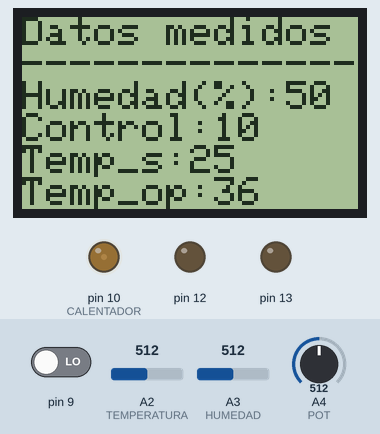
Recording of a sketch running on a simulated Arduino Uno, built with avr-gcc and run on an emulated ATmega328P. On the bench: 84×48 one-colour display, output pins drawn as LEDs (lit = HIGH). The inputs (shaded band) are chosen by the test bench; at power-on: A2 (TEMPERATURA) = 512, A4 (POT) = 512, pin 9 LOW, A3 (HUMEDAD) = 512.

Above: at 1.2 s.
1.3 s: A2 (TEMPERATURA) set to 532
At 2.6 s:
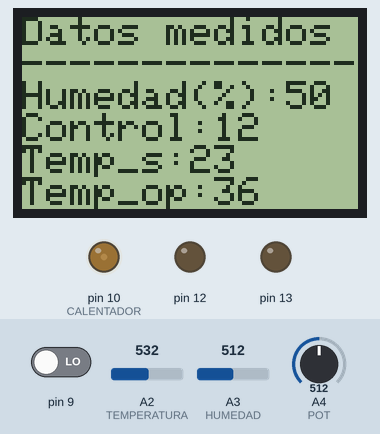
2.9 s: A4 (POT) set to 93
At 3.6 s:
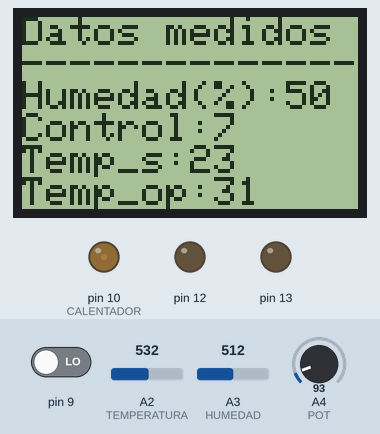
4.5 s: A4 (POT) set to 76
At 5.6 s:
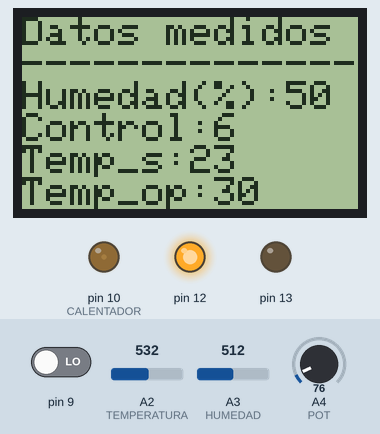
6.1 s: A2 (TEMPERATURA) set to 716
At 7.4 s:
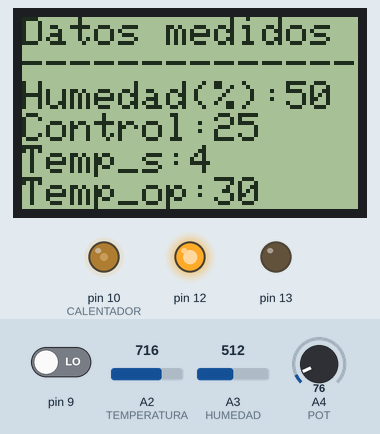
7.7 s: A4 (POT) set to 122
At 8.3 s:
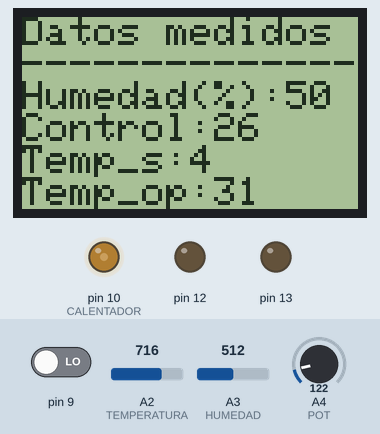
9.3 s: A2 (TEMPERATURA) set to 900
At 10.3 s:
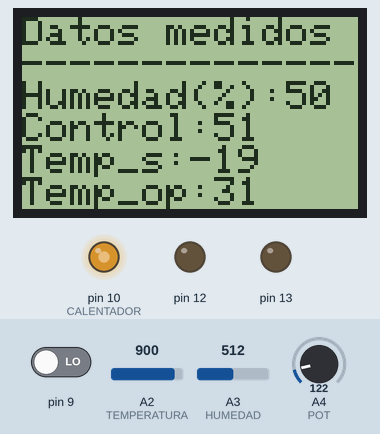
Timing chart, 0 to 11.9 s (numbered marks = the images above; inputs shaded):
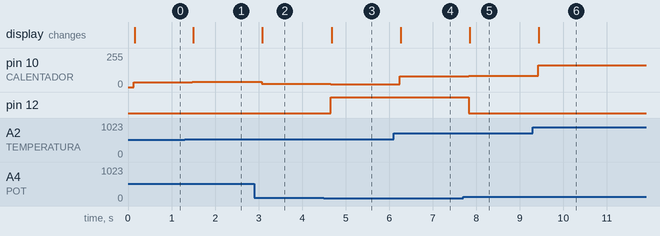

Measured:
- the behaviour switches between 513 and 514 on A2 (TEMPERATURA) (found by bisection; images 0 and 1)
- the behaviour switches between 85 and 84 on A4 (POT) (found by bisection; images 2 and 3)
- after the input at 1.3 s, pin 10 (CALENTADOR): 35/255 → 41/255 after 0.18 s; the display: changes after 0.20 s (image 1)
- after the input at 2.9 s, pin 10 (CALENTADOR): 41/255 → 25/255 after 0.17 s; the display: changes after 0.19 s (image 2)
- after the input at 4.5 s, pin 10 (CALENTADOR): 25/255 → 22/255 after 0.16 s; pin 12: LOW → HIGH after 0.16 s; the display: changes after 0.18 s (image 3)
- after the input at 6.1 s, pin 10 (CALENTADOR): 22/255 → 82/255 after 0.14 s; the display: changes after 0.16 s (image 4)
- after the input at 7.7 s, pin 10 (CALENTADOR): 82/255 → 85/255 after 0.13 s; pin 12: HIGH → LOW after 0.13 s; the display: changes after 0.15 s (image 5)
- after the input at 9.3 s, pin 10 (CALENTADOR): 85/255 → 163/255 after 0.12 s; the display: changes after 0.14 s (image 6)

The sketch:

laboratorio3.ino
```cpp
/*Universidad de Costa Rica
IE-0624 Laboratorio de Microcontroladores
Prof: Marco Villalta Fallas
Estudiantes: Juan Montealegre B95001 y Luis Herrera B93840
Laboratorio 3
Simulador de Incubadora de huevos
Ciclo: II-2022
*/

//Librerías utilizadas para manejo de pantalla LCD PCD854
#include <SPI.h>
#include <Adafruit_PCD8544.h>
#include <Adafruit_GFX.h>
#include <PID_v1.h> //Libería para manejo de controlador PID
#include <math.h>  //Operaciones matemáticas

#define HUMEDAD A3 //Pin analógico para la humedad
#define RESISTENCIA 10000 // Valor de resistencia
#define CALENTADOR 10 //Pin analógico para circuito calentador
#define TEMPERATURA A2 //Pin analógico para termistor
#define POT A4 //Pin analógico para el potenciometro

// Parámetros para ecuación de Steinhart-Hart
#define A 8.2485E-4
#define B 2.665E-4
#define C 9.239E-8


//Se definen todas las variables a utilizar
double humedad;
double mapeo_humedad;
double temp_sensada;
double resistencia;
double temp_op;
double mapeo_op;
double salida_PID;
double mapeo_salida;
double temperatura;

//Parametros de controlador
double Kp = 3.25, Ki=0, Kd=0;

//Definimos nuestro controlador PID utilizando la libreria PID_v1
PID PID(&temperatura, &salida_PID, &mapeo_op, Kp, Ki, Kd, DIRECT);

// Pines de la pantalla conectados al arduino (CLK-> 2| DIN-> 3| D/C-> 4| CS-> 5| RST-> 6)
Adafruit_PCD8544 display = Adafruit_PCD8544(2, 3, 4, 5, 6);


void setup() {

  Serial.begin(9600); // Habilita los puertos de comunicación

  // Configuración de pines para los LEDs
  pinMode(12, OUTPUT);
  pinMode(13, OUTPUT);
  //Configuración switch
  pinMode(9, INPUT);

  // Se activa el display
  display.begin();

  //Inicializamos el controlador PID
  // Sensor humedad
  humedad = analogRead(HUMEDAD);
  mapeo_humedad = map(humedad, 0.0, 1023.0, 0.0, 100.0);

   //Sensor temperatura
  temp_sensada = analogRead(TEMPERATURA);
  resistencia = ((temp_sensada*5)/1023)/((5-((temp_sensada*5)/1023))/ RESISTENCIA );
  temperatura = A + B*(log(resistencia))+ C*(pow(log(resistencia),3));
  temperatura = (1/temperatura) - 273.15;

  //Potenciometro de operacion
  temp_op = analogRead(POT);
  mapeo_op = map(temp_op, 0.0, 1012.0, 30.0, 42.0);
  PID.SetMode(AUTOMATIC);
  PID.SetTunings(Kp, Ki, Kd);
}

void loop() {


  // Sensor humedad
  humedad = analogRead(HUMEDAD);
  mapeo_humedad = map(humedad, 0.0, 1023.0, 0.0, 100.0);

  //  Sensor temperatura
  temp_sensada = analogRead(TEMPERATURA);
  //Primero se calcula la resistencia
  resistencia = ((temp_sensada*5)/1023)/((5-((temp_sensada*5)/1023))/ RESISTENCIA );
  //Ahora se calcula la temperatura con la ecuación de Steinhart-Hart
  temperatura = A + B*(log(resistencia))+ C*(pow(log(resistencia),3));
  temperatura = (1/temperatura) - 273.15;

  //Potenciometro de operacion
  temp_op = analogRead(POT);
  mapeo_op = map(temp_op, 0.0, 1012.0, 30.0, 42.0);

  delay(100);

  //Aplica el control
  PID.Compute();
  mapeo_salida = map(salida_PID, 0.0, 255.0, 0.0, 80.0);

  analogWrite (CALENTADOR, salida_PID) ;
  if ((int)mapeo_salida==0) analogWrite (CALENTADOR, 0) ;
  //Encender LEDs
  if(((int)temperatura+(int)mapeo_salida)<30){
    digitalWrite(12, HIGH);
    digitalWrite(13, LOW);
  }
  else if(((int)temperatura+(int)mapeo_salida)>42){
    digitalWrite(13, HIGH);
    digitalWrite(12, LOW);
  }

  else{
    digitalWrite(12, LOW);
    digitalWrite(13, LOW);
  }

  // Código para imprimir información en pantalla LCD
  display.clearDisplay();
  display.setCursor(0,0);
  display.print("Datos medidos");
  display.print("\n");
  display.print("--------------");
  display.print("\n");
  display.print("Humedad(%):"); // Se imprime la humedad medida
  display.println((int)mapeo_humedad);
  display.print("Control:"); // Se imprime la señal de control
  display.println((int)mapeo_salida);
  display.print("Temp_s:"); // Se imprime la temperatura medida
  display.println((int)temperatura);
  display.print("Temp_op:"); // Se imprime la temperatura de operación elegida
  display.println((int)mapeo_op);
  display.display();

  if(digitalRead(9)==HIGH){
    Serial.print((int)mapeo_humedad);
    Serial.print(",");
    Serial.print((int)mapeo_salida);
    Serial.print(",");
    Serial.print((int)temperatura);
    Serial.print(",");
    Serial.println((int)mapeo_op);
    }
}
```
